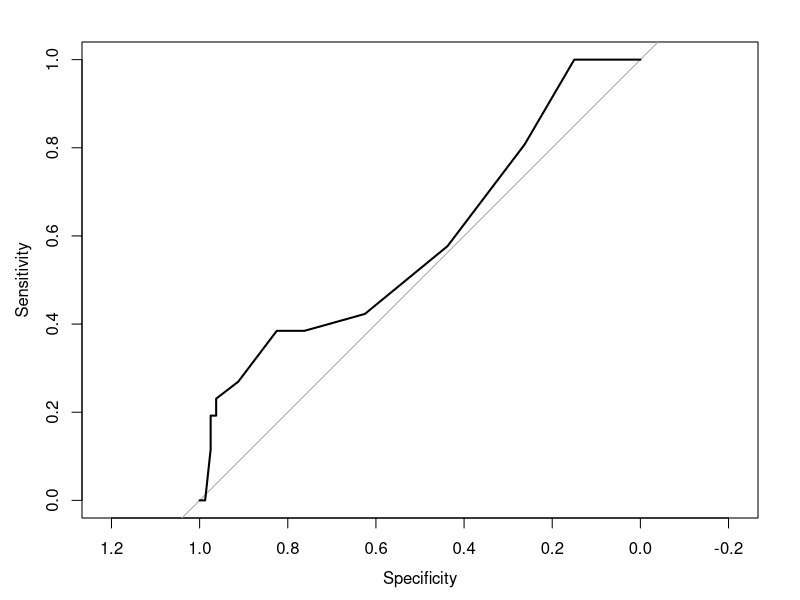

Reproduce this figure in R. (Note: this script raises an error after producing the figure.)
###########################################################
#
# analysis Serum cohort
#
##########################################################

#set working directory
	setwd("C:/my_dir")

#load libraries
	library(ggplot2)
	library(dplyr)
	library(lubridate)
	library(patchwork)
	library(survival)
	library(survminer)

#load databases
	IgA.df 	<- read.table(file="data_files/serum_data/serum_cohort.txt", sep="\t", header=T)
	
#add meta data for Cox regression
	#add serum IgA binned per 50 mg/dL (0-49 = 0, 50-99 = 1, 100-149 = 2 etc..)
		IgA.df$SerumIgA50 <- floor(IgA.df$SerumIgA / 50)
	
	#transform censored time in years
		transform.censoredtime= "yes" #"yes" or "no"
		if(transform.censoredtime == "yes"){
			IgA.df$CensoredTime <- (IgA.df$CensoredTime / 365.24)
		}
	
	#add HBV
		IgA.df$HBV <- rep(NA,nrow(IgA.df))
		for(i in 1:nrow(IgA.df)){
			if(IgA.df$Virus[i] == "HBV"){ IgA.df$HBV[i] <- "yes" }
			if(IgA.df$Virus[i] != "HBV"){ IgA.df$HBV[i] <- "no" }
		}
		
	#add HCV
		IgA.df$HCV <- rep(NA,nrow(IgA.df))
		for(i in 1:nrow(IgA.df)){
			if(IgA.df$Virus[i] == "HCV"){ IgA.df$HCV[i] <- "yes" }
			if(IgA.df$Virus[i] != "HCV"){ IgA.df$HCV[i] <- "no" }
		}
		
	#add HBVHVC
		IgA.df$HBVHCV <- rep(NA,nrow(IgA.df))
		for(i in 1:nrow(IgA.df)){
			if(IgA.df$Virus[i] == "HBV HCV"){ IgA.df$HBVHCV[i] <- "yes" }
			if(IgA.df$Virus[i] != "HBV HCV"){ IgA.df$HBVHCV[i] <- "no" }
		}
		
		
	#add HBVDelta
		IgA.df$HBVDelta <- rep(NA,nrow(IgA.df))
		for(i in 1:nrow(IgA.df)){
			if(IgA.df$Virus[i] == "HBV-HDV"){ IgA.df$HBVDelta[i] <- "yes" }
			if(IgA.df$Virus[i] != "HBV-HDV"){ IgA.df$HBVDelta[i] <- "no" }
		}

	#add fibrosis bin F0/F1 = 0; F2 = 1; F3 = 2; F4 = 3
		fibrosis.bin <- rep(0, nrow(IgA.df))
		for(i in seq_along(fibrosis.bin)){
			if(IgA.df$Fibrosis[i] == "F0/F1"){ fibrosis.bin[i] <-0 }
			if(IgA.df$Fibrosis[i] == "F2")	 { fibrosis.bin[i] <-1 }
			if(IgA.df$Fibrosis[i] == "F3")	 { fibrosis.bin[i] <-2 }
			if(IgA.df$Fibrosis[i] == "F4")	 { fibrosis.bin[i] <-3 }
		}
		IgA.df$fibrosis.bin <- fibrosis.bin
	
	#add serum IgA (binned in three categories based on AUROC curves: <=150; >150 & < 400 ; >= 400 mg dL)
		bin.3 <- rep(0, nrow(IgA.df))
		for(i in seq_along(bin.3)){
			if(IgA.df$SerumIgA[i] <= 150){ bin.3[i] <-0 }
			if(IgA.df$SerumIgA[i] > 150 & IgA.df$SerumIgA[i] < 400){ bin.3[i] <-1 }
			if(IgA.df$SerumIgA[i] > 400){ bin.3[i] <-2 }
		}
		IgA.df$SerumIgA.bin3 <- bin.3
	
# Cox regression analysis: UNIVARIATE
######################################
	#### Gender
		coxph.result <- coxph(formula = Surv(CensoredTime, BinaryHCC) ~ Gender, data = IgA.df, method = "efron", robust = F)
		summary(coxph.result)
		summary(coxph.result)$logtest
		summary(coxph.result)$logtest[3] %>% as.numeric
		summary(coxph.result)$waldtest
		summary(coxph.result)$waldtest[3] %>% as.numeric
		coxph.result$wald.test #wald test score
		
	#### HBV
		coxph.result <- coxph(formula = Surv(CensoredTime, BinaryHCC) ~ HBV, data = IgA.df, method = "efron", robust = F)
		summary(coxph.result)
		summary(coxph.result)$logtest
		summary(coxph.result)$logtest[3] %>% as.numeric
		summary(coxph.result)$waldtest
		summary(coxph.result)$waldtest[3] %>% as.numeric
		coxph.result$wald.test #wald test score		

	
	#### HCV
		coxph.result <- coxph(formula = Surv(CensoredTime, BinaryHCC) ~ HCV, data = IgA.df, method = "efron", robust = F)
		summary(coxph.result)
		summary(coxph.result)$logtest
		summary(coxph.result)$logtest[3] %>% as.numeric
		summary(coxph.result)$waldtest
		summary(coxph.result)$waldtest[3] %>% as.numeric
		coxph.result$wald.test #wald test score
	
	#### HBV-HCV
		coxph.result <- coxph(formula = Surv(CensoredTime, BinaryHCC) ~ HBVHCV, data = IgA.df, method = "efron", robust = F)
		summary(coxph.result)
		summary(coxph.result)$logtest
		summary(coxph.result)$logtest[3] %>% as.numeric
		summary(coxph.result)$waldtest
		summary(coxph.result)$waldtest[3] %>% as.numeric
		coxph.result$wald.test #wald test score
	
	#### HBV-delta
		coxph.result <- coxph(formula = Surv(CensoredTime, BinaryHCC) ~ HBVDelta, data = IgA.df, method = "efron", robust = F)
		summary(coxph.result)
		summary(coxph.result)$logtest
		summary(coxph.result)$logtest[3] %>% as.numeric
		summary(coxph.result)$waldtest
		summary(coxph.result)$waldtest[3] %>% as.numeric
		coxph.result$wald.test #wald test score

	#### HIV
		coxph.result <- coxph(formula = Surv(CensoredTime, BinaryHCC) ~ HIV, data = IgA.df, method = "efron", robust = F)
		summary(coxph.result)
		summary(coxph.result)$logtest
		summary(coxph.result)$logtest[3] %>% as.numeric
		summary(coxph.result)$waldtest
		summary(coxph.result)$waldtest[3] %>% as.numeric
		coxph.result$wald.test #wald test score	
	
	#### Fibrosis (binned in F0/F1;F2;F3;F4) coxph
		coxph.result <- coxph(formula = Surv(CensoredTime, BinaryHCC) ~ fibrosis.bin, data = IgA.df, method = "efron", robust = F)
		summary(coxph.result)
		summary(coxph.result)$logtest
		summary(coxph.result)$logtest[3] %>% as.numeric
		summary(coxph.result)$waldtest
		summary(coxph.result)$waldtest[3] %>% as.numeric
		coxph.result$wald.test #wald test score	
	
	#### Age coxph
		coxph.result <- coxph(formula = Surv(CensoredTime, BinaryHCC) ~ Age, data = IgA.df, method = "efron", robust = F)
		summary(coxph.result)
		summary(coxph.result)$logtest
		summary(coxph.result)$logtest[3] %>% as.numeric
		summary(coxph.result)$waldtest
		summary(coxph.result)$waldtest[3] %>% as.numeric
		coxph.result$wald.test #wald test score

	#### Serum IgA coxph
		coxph.result <- coxph(formula = Surv(CensoredTime, BinaryHCC) ~ SerumIgA50, data = IgA.df, method = "efron", robust = F)
		summary(coxph.result)
		summary(coxph.result)$logtest
		summary(coxph.result)$logtest[3] %>% as.numeric
		summary(coxph.result)$waldtest
		summary(coxph.result)$waldtest[3] %>% as.numeric
		coxph.result$wald.test #wald test score

	#### Serum IgA (binned per 50 mg/dL) coxph
		coxph.result <- coxph(formula = Surv(CensoredTime, BinaryHCC) ~ SerumIgA50, data = IgA.df, method = "efron", robust = F)
		summary(coxph.result)
		summary(coxph.result)$logtest
		summary(coxph.result)$logtest[3] %>% as.numeric
		summary(coxph.result)$waldtest
		summary(coxph.result)$waldtest[3] %>% as.numeric
		coxph.result$wald.test #wald test score

	#### Serum IgA (binned in three categories based on AUROC curves: <=150; >150 & < 400 ; >= 400 mg dL)
		coxph.result <- coxph(formula = Surv(CensoredTime, BinaryHCC) ~ SerumIgA.bin3, data = IgA.df, method = "efron", robust = F)
		summary(coxph.result)
		summary(coxph.result)$logtest
		summary(coxph.result)$logtest[3] %>% as.numeric
		summary(coxph.result)$waldtest
		summary(coxph.result)$waldtest[3] %>% as.numeric
		coxph.result$wald.test #wald test score


# Cox regression analysis: MULTIVARIATE
#######################################	
	
	#### Age + Fibrosis (binned in F0/F1;F2;F3;F4) + Serum IgA (binned in three categories based on AUROC curves: <=150; >150 & < 400 ; >= 400 mg dL)
		coxph.result <- coxph(formula = Surv(CensoredTime, BinaryHCC) ~ SerumIgA.bin3 + Age + fibrosis.bin, data = IgA.df, method = "efron", robust = F)
		summary(coxph.result)
		summary(coxph.result)$logtest
		summary(coxph.result)$logtest[3] %>% as.numeric
		summary(coxph.result)$waldtest
		summary(coxph.result)$waldtest[3] %>% as.numeric
		coxph.result$wald.test #wald test score
	

# Akaike Information Criterion
################################
	#lower AIC is better
	coxph.result <- coxph(formula = Surv(CensoredTime, BinaryHCC) ~ fibrosis.bin, data = IgA.df, method = "efron", robust = F)
	coxph.result ;AIC(coxph.result)
	coxph.result <- coxph(formula = Surv(CensoredTime, BinaryHCC) ~ fibrosis.bin + Age  , data = IgA.df, method = "efron", robust = F)
	coxph.result ;AIC(coxph.result)
	coxph.result <- coxph(formula = Surv(CensoredTime, BinaryHCC) ~ fibrosis.bin + SerumIgA.bin3 + Age , data = IgA.df, method = "efron", robust = F)
	coxph.result ;AIC(coxph.result)		
	AIC(coxph.result) 
				
		


# AUROC serum IgA
##################
	library(pROC)


	#AUROC SerumIgA50
		roc.result <- roc(IgA.df$BinaryHCC, IgA.df$SerumIgA50) #roc(category,predictor)
		auc(roc.result)
		plot(roc.result)

	#define serum IgA thresholds by AUROC
		ROC.df <- IgA.df[order(IgA.df$SerumIgA),][,colnames(IgA.df) %in% c("SerumIgA","SerumIgA50","BinaryHCC")]
		n.events <- sum(ROC.df$BinaryHCC)

		for (i in 1:nrow(ROC.df)){
			ROC.df$IgA50HCC[i] <- sum(ROC.df[ROC.df$SerumIgA50 == ROC.df$SerumIgA50[i],]$BinaryHCC)
		}
		
		ROC.df <- ROC.df[!duplicated(as.numeric(ROC.df$SerumIgA50)),][,3:4] #only retain serumIgA50
		
		AUROC.table <- cbind(rbind(rep(0,2),ROC.df),roc.result$sensitivities,roc.result$specificities)
		AUROC.table

		

# Create Kaplan Meier curves Serum IgA only
##############################################
	#set new cutoff serum IgA, cutoffs based on AUROC curves 
		cutofflow = 150 #serumIgA cutoff, lower or equal than this is low SerumIgACls
		cutoffhigh = 400 #serumIgA cutoff, higher or equal than this is high SerumIgACls 
		
	#add stratification to data 
		status <- rep(0, nrow(IgA.df))
		SerumIgACls <- rep(NA, nrow(IgA.df))
			for(i in 1:nrow(IgA.df)){ if(IgA.df$SerumIgA[i] >= cutoffhigh){ SerumIgACls[i] <- "high" }}
			for(i in 1:nrow(IgA.df)){ if(IgA.df$SerumIgA[i] <= cutofflow){ SerumIgACls[i] <- "low" }}
			for(i in 1:nrow(IgA.df)){ if(IgA.df$SerumIgA[i] < cutoffhigh & IgA.df$SerumIgA[i] > cutofflow){ SerumIgACls[i] <- "intermediate" }}
		IgA.df$SerumIgACls <- SerumIgACls

	#create data frame for Kaplan-Meier	  
		km.df <- cbind(IgA.df$BinaryHCC, IgA.df$CensoredTime, IgA.df$SerumIgACls)
		colnames(km.df) <- c("HCC","time","SerumIgA")
		km.df <- as.data.frame(km.df)
	
		set.time  = "time"    #column name of time
		set.event = "HCC"   #column name 
		
	#run survfit
		survfit.result       				<- survfit(Surv(as.numeric(get(set.time)), as.numeric(get(set.event))) ~ SerumIgA, data = km.df)
		survfit.intermediate.removed.result	<- survfit(Surv(as.numeric(get(set.time)), as.numeric(get(set.event))) ~ SerumIgA, data = km.df[which(km.df$SerumIgA != "intermediate"),])
		survfit.low.removed.result			<- survfit(Surv(as.numeric(get(set.time)), as.numeric(get(set.event))) ~ SerumIgA, data = km.df[which(km.df$SerumIgA != "low"),])
		survfit.high.removed.result			<- survfit(Surv(as.numeric(get(set.time)), as.numeric(get(set.event))) ~ SerumIgA, data = km.df[which(km.df$SerumIgA != "high"),])

	#create truncated Kaplan Meier curve when patients at risk drops below 10% for visualization purpose (not for p-value!)
		#store p-values
			p.pairwise 			<- pairwise_survdiff(Surv(as.numeric(get(set.time)), as.numeric(get(set.event))) ~ SerumIgA, data = km.df, p.adjust.method = "none")
			pval.low.vs.high 	<- signif(surv_pvalue(survfit.intermediate.removed.result)$pval ,3)
			pval.int.vs.high 	<- signif(surv_pvalue(survfit.low.removed.result)$pval ,3)
			pval.low.vs.int 	<- signif(surv_pvalue(survfit.high.removed.result)$pval ,3)

		#settings
			cutoff.at.risk.percentage = 10 #set percentage to cut eg. 'cutoff.at.risk = 10' for 10%
			#set.event = "HCC_event" #set event to find 10% at risk
		
		#calculate time for cutoff 
			km.truncate.df <-km.df
			km.truncate.df$all <- rep("all", nrow(km.df))
			km.truncate.df[,colnames(km.truncate.df) %in% set.event] <- rep(1,nrow(km.truncate.df))
			
			survfit.truncate <- survfit(Surv(as.numeric(get(set.time)), as.numeric(get(set.event))) ~ all, data = km.truncate.df)
			summary(survfit.truncate) #show at time and risk table
		
			n.at.risk <- max(summary(survfit.truncate)$n.risk)
			n.at.risk.cutoff <- ceiling((n.at.risk/100)*cutoff.at.risk.percentage)
			cutoff.time.x.axis <- min(summary(survfit.truncate)$time[which(summary(survfit.truncate)$n.risk <= n.at.risk.cutoff)])
				{
					print(paste(n.at.risk,"patients in kaplan meier curve"))
					print(paste("This algorithm will cut off the kaplan meier curve when less than",cutoff.at.risk.percentage,"% of patients are at risk."))
					print(paste("This KM curve will be cut when less than",n.at.risk.cutoff,"patients are at risk."))
					print(paste("This KM curve will be cut at timepoint",cutoff.time.x.axis))
				}
		
		#visualise kaplan meier plot
			p=ggsurvplot(survfit.result,
				fun= "event",
				pval = paste0("high VS low p=",pval.low.vs.high,"\n", "high VS int. p=",pval.int.vs.high,"\n" , "int. VS low p=",pval.low.vs.int ),   
				pval.coord = c(0,0.90), 
				pval.size=7,
				conf.int = FALSE,
				risk.table = TRUE, risk.table.fontsize=6,
				risk.table.height=0.3,
				risk.table.y.text = TRUE,
				font.x=20,
				font.y=20,
				font.tickslab=20,
				palette = c("tomato", "darkgrey","mediumblue"),
				xlim = c(0,cutoff.time.x.axis), 
				break.time.by=3,
				legend = 'none',
				xlab="Time (years)",
				ylab="HCC incidence"
				)
				p$table <- p$table + 
						theme(axis.text.x = element_text(size = 20)) +
						theme(axis.title.x = element_text(size = 20)) +
						theme(axis.title.y = element_text(size = 20)) + 
						ylab("HCC risk") + 
						scale_y_discrete(labels=c('low', 'int.', 'high'))
			p

	



